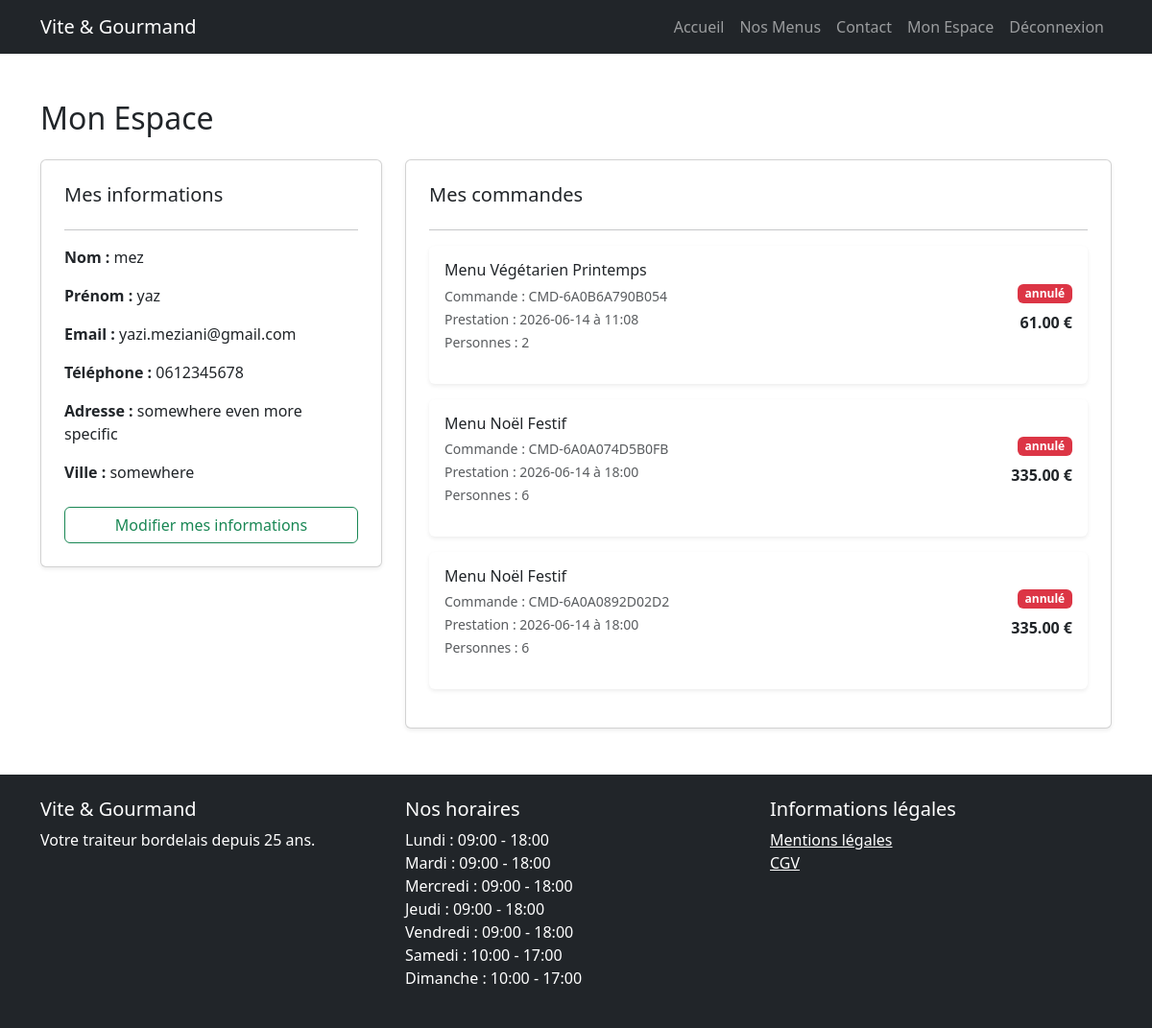
The page /espaces/utilisateur/dashboard.php (signed in) on the database its author committed.
### tables this page shows
CREATE TABLE `utilisateur` (
  `utilisateur_id` int(11) NOT NULL,
  `email` varchar(50) NOT NULL,
  `password` varchar(255) NOT NULL,
  `nom` varchar(50) NOT NULL,
  `prenom` varchar(50) NOT NULL,
  `telephone` varchar(50) DEFAULT NULL,
  `ville` varchar(50) DEFAULT NULL,
  `pays` varchar(50) DEFAULT NULL,
  `adresse_postale` varchar(50) DEFAULT NULL,
  `role_id` int(11) NOT NULL
);

CREATE TABLE `commande` (
  `numero_commande` varchar(50) NOT NULL,
  `date_commande` date NOT NULL,
  `date_prestation` date NOT NULL,
  `heure_livraison` varchar(50) DEFAULT NULL,
  `prix_menu` double DEFAULT NULL,
  `nombre_personne` int(11) NOT NULL,
  `prix_livraison` double DEFAULT NULL,
  `statut` varchar(50) NOT NULL,
  `pret_materiel` tinyint(1) DEFAULT 0,
  `restitution_materiel` tinyint(1) DEFAULT 0,
  `utilisateur_id` int(11) NOT NULL,
  `menu_id` int(11) NOT NULL
);

CREATE TABLE `menu` (
  `menu_id` int(11) NOT NULL,
  `titre` varchar(50) NOT NULL,
  `nombre_personne_minimum` int(11) NOT NULL,
  `prix_par_personne` double NOT NULL,
  `description` varchar(255) DEFAULT NULL,
  `quantite_restante` int(11) NOT NULL,
  `regime_id` int(11) NOT NULL,
  `theme_id` int(11) NOT NULL
);

CREATE TABLE `horaire` (
  `horaire_id` int(11) NOT NULL,
  `jour` varchar(50) NOT NULL,
  `heure_ouverture` varchar(50) DEFAULT NULL,
  `heure_fermeture` varchar(50) DEFAULT NULL
);

### espaces/utilisateur/dashboard.php (the view, shortened to what this page needs)
<?php
require_once '../../config/db.php';
require_once '../../includes/header.php';
require_once '../../includes/nav.php';
$user_id = $_SESSION['user']['id'];
$stmt = $pdo->prepare("SELECT * FROM utilisateur WHERE utilisateur_id = ?");
$stmt->execute([$user_id]);
$user = $stmt->fetch();
$stmt = $pdo->prepare("
    SELECT c.*, m.titre as menu_titre
    FROM commande c
    JOIN menu m ON c.menu_id = m.menu_id
    WHERE c.utilisateur_id = ?
    ORDER BY c.date_commande DESC
");
$stmt->execute([$user_id]);
$commandes = $stmt->fetchAll();
?>
<main class="container mt-5">
    <h2 class="mb-4">Mon Espace</h2>
    <div class="row">
        <div class="col-md-4 mb-4">
            <div class="card shadow-sm p-4">
                <h5>Mes informations</h5>
                <hr>
                <p><strong>Nom :</strong> <?= htmlspecialchars($user['nom']) ?></p>
                <p><strong>Prénom :</strong> <?= htmlspecialchars($user['prenom']) ?></p>
                <p><strong>Email :</strong> <?= htmlspecialchars($user['email']) ?></p>
                <p><strong>Téléphone :</strong> <?= htmlspecialchars($user['telephone']) ?></p>
                <p><strong>Adresse :</strong> <?= htmlspecialchars($user['adresse_postale']) ?></p>
                <p><strong>Ville :</strong> <?= htmlspecialchars($user['ville']) ?></p>
                <a href="/vite-gourmand/pages/edit-profile.php" class="btn btn-outline-success w-100 mt-2">Modifier mes informations</a>
            </div>
        </div>
        <div class="col-md-8">
            <div class="card shadow-sm p-4">
                <h5>Mes commandes</h5>
                <hr>
                <?php if(empty($commandes)): ?>
                    <p class="text-muted">Vous n'avez pas encore de commande.</p>
                <?php else: ?>
                    <?php foreach($commandes as $c): ?>
                        <div class="card mb-3 border-0 shadow-sm">
                            <div class="card-body">
                                <div class="d-flex justify-content-between align-items-center">
                                    <div>
                                        <h6 class="mb-1"><?= htmlspecialchars($c['menu_titre']) ?></h6>
                                        <small class="text-muted">Commande : <?= htmlspecialchars($c['numero_commande']) ?></small><br>
                                        <small class="text-muted">Prestation : <?= $c['date_prestation'] ?> à <?= $c['heure_livraison'] ?></small><br>
                                        <small class="text-muted">Personnes : <?= $c['nombre_personne'] ?></small>
                                    </div>
                                    <div class="text-end">
                                        <span class="badge
                                            <?php
                                            switch($c['statut']) {
                                                case 'annulé': echo 'bg-danger'; break;
                                            }
                                            ?>">
                                            <?= htmlspecialchars($c['statut']) ?>
                                        </span>
                                        <div class="mt-2">
                                            <strong><?= number_format($c['prix_menu'] + $c['prix_livraison'], 2) ?> €</strong>
                                        </div>
                                    </div>
                                </div>
                            </div>
                        </div>
                    <?php endforeach; ?>
                <?php endif; ?>
            </div>
        </div>
    </div>
</main>
<?php require_once '../../includes/footer.php'; ?>

### includes/footer.php (shortened to what this page needs)
<?php
require_once __DIR__ . '/../config/db.php';
$stmt = $pdo->query("SELECT * FROM horaire ORDER BY horaire_id ASC");
$horaires = $stmt->fetchAll();
?>
<footer class="bg-dark text-white mt-5 py-4">
    <div class="container">
        <div class="row">
            <div class="col-md-4">
                <h5>Vite & Gourmand</h5>
                <p>Votre traiteur bordelais depuis 25 ans.</p>
            </div>
            <div class="col-md-4">
                <h5>Nos horaires</h5>
                <ul class="list-unstyled">
                    <?php foreach($horaires as $h): ?>
                        <li><?= $h['jour'] ?> : <?= $h['heure_ouverture'] ?> - <?= $h['heure_fermeture'] ?></li>
                    <?php endforeach; ?>
                </ul>
            </div>
            <div class="col-md-4">
                <h5>Informations légales</h5>
                <ul class="list-unstyled">
                    <li><a href="/vite-gourmand/pages/mentions-legales.php" class="text-white">Mentions légales</a></li>
                    <li><a href="/vite-gourmand/pages/cgv.php" class="text-white">CGV</a></li>
                </ul>
            </div>
        </div>
    </div>
</footer>
</body>
</html>

### rows shown on the page
utilisateur: nom "mez", prenom "yaz", email "yazi.meziani@gmail.com", telephone "0612345678", adresse_postale "somewhere even more specific", ville "somewhere"
commande: menu.titre "Menu Végétarien Printemps", numero_commande "CMD-6A0B6A790B054", date_prestation "2026-06-14", heure_livraison "11:08", nombre_personne "2", statut "annulé", $c['prix_menu'] + $c['prix_livraison'] "61.00"
commande: menu.titre "Menu Noël Festif", numero_commande "CMD-6A0A074D5B0FB", date_prestation "2026-06-14", heure_livraison "18:00", nombre_personne "6", statut "annulé", $c['prix_menu'] + $c['prix_livraison'] "335.00"
commande: menu.titre "Menu Noël Festif", numero_commande "CMD-6A0A0892D02D2", date_prestation "2026-06-14", heure_livraison "18:00", nombre_personne "6", statut "annulé", $c['prix_menu'] + $c['prix_livraison'] "335.00"
horaire: jour "Lundi", heure_ouverture "09:00", heure_fermeture "18:00"
horaire: jour "Mardi", heure_ouverture "09:00", heure_fermeture "18:00"
horaire: jour "Mercredi", heure_ouverture "09:00", heure_fermeture "18:00"
horaire: jour "Jeudi", heure_ouverture "09:00", heure_fermeture "18:00"
horaire: jour "Vendredi", heure_ouverture "09:00", heure_fermeture "18:00"
horaire: jour "Samedi", heure_ouverture "10:00", heure_fermeture "17:00"
horaire: jour "Dimanche", heure_ouverture "10:00", heure_fermeture "17:00"
